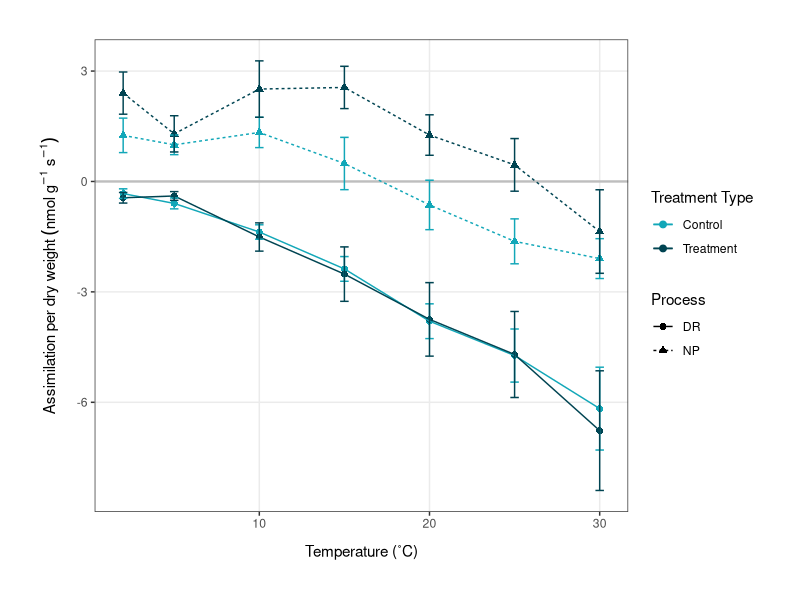
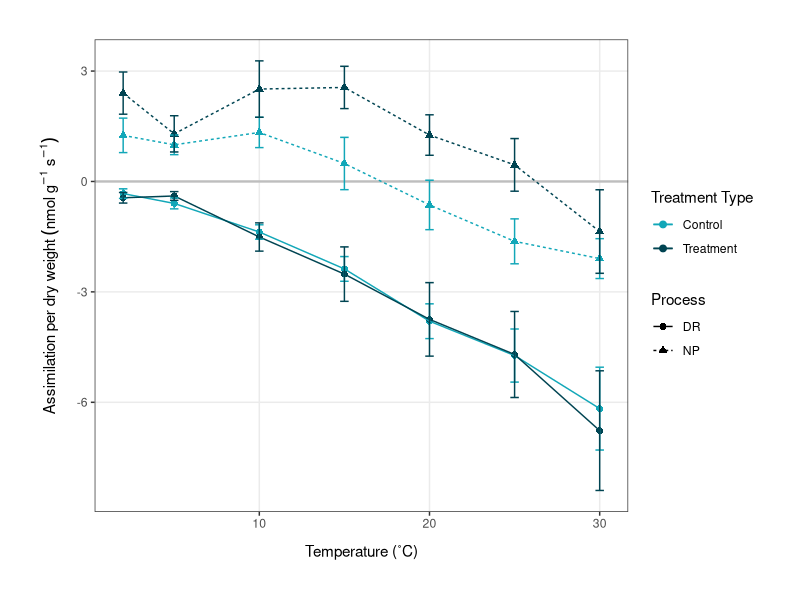

The R source for these figures, in order: (Note: this script raises an error after producing the figures.)
# Plots for dissertation 
# Emma Gemal, s1758915@sms.ed.ac.uk
# University of Edinburgh 

### Library ----
library(tidyverse)

### Temperature Response Curves ----
avgdata <- read.csv("Data/np_dr_averages.csv", header = TRUE)
str(avgdata)

avgdata <- avgdata %>% 
              mutate(treatment_type = as.factor(treatment_type),
                     type = as.factor(type))
str(avgdata)

# plotting temperature response curves using dry weight  
(dw_plot <- ggplot(avgdata, aes(x = temp, y = avgDW, color = treatment_type)) +
              geom_hline(yintercept = 0, color = "grey", size = 0.8) +  # optional to keep              
              geom_point(aes(shape = type), size = 2) +
              geom_line(aes(linetype = type)) +
              ylab(label = expression(Assimilation~per~dry~weight~(nmol~g^-1~s^-1))) +
              xlab(label = "Temperature (˚C)") +              
              geom_errorbar(aes(ymin = avgDW-se_DW, ymax = avgDW+se_DW), width = 0.5) +
              theme_bw() +
              theme(axis.title.x = 
                      element_text(margin = margin(t = 10, r = 0, b = 0, l = 0)),
                    axis.title.y = 
                      element_text(margin = margin(t = 0, r = 10, b = 0, l = 0)),
                    panel.grid.minor = element_blank()) +
              theme(plot.margin = unit(c(1, 1, 1, 1), "cm")) + 
              scale_color_manual(values = c("#12A7B8", "#004452"),
                                 name = c("Treatment Type", "Process"),
                                 labels = c("Control", "Treatment")) +
              scale_linetype_discrete(name = c("Process", "Treatment Type")) +
              scale_shape_discrete(name = c("Process", "Treatment Type")))  

ggsave("Figures/t_response_DW.png", plot = dw_plot, 
       width = 6.8, height = 5.2, units = "in")

# plotting curves using chlorophyll content 
(chl_plot <- ggplot(avgdata, aes(x = temp, y = avgChl, color = treatment_type)) +
                geom_hline(yintercept = 0, color = "grey", size = 0.8) +  # optional to keep              
                geom_point(aes(shape = type), size = 2) +
                geom_line(aes(linetype = type)) +
                geom_errorbar(aes(ymin = avgChl-se_Chl, ymax = avgChl+se_Chl), width = 0.5) +
                ylab(label = 
                       expression(Assimilation~per~chlorophyll~content~(nmol~mg^-1~s^-1))) +
                xlab(label = "Temperature (˚C)") +              
                theme_bw() +
                theme(axis.title.x = 
                        element_text(margin = margin(t = 10, r = 0, b = 0, l = 0)),
                      axis.title.y = 
                        element_text(margin = margin(t = 0, r = 7, b = 0, l = 0)), 
                        panel.grid.minor = element_blank()) +
                theme(plot.margin = unit(c(1, 1, 1, 1), "cm")) + 
                scale_color_manual(values = c("#12A7B8", "#004452"),
                                   name = c("Treatment Type", "Process"),
                                   labels = c("Control", "Treatment")) +
                scale_linetype_discrete(name = c("Process", "Treatment Type")) +
                scale_shape_discrete(name = c("Process", "Treatment Type")) +
                scale_y_continuous(breaks = seq(-20, 10, 5)))

ggsave("Figures/t_response_chl.png", plot = chl_plot, 
      width = 6.8, height = 5.2, units = "in")


### Carbon Gain Efficiency ----
cgain <- read.csv("Data/c_gain_long.csv") 

str(cgain)

# making stacked plots of DR:NP 
(stacked_both <- ggplot(cgain, aes(x = temp, y = percent, fill = type)) +
                    geom_bar(position = "fill", stat = "identity") +
                    ylab(label = "Carbon Use Efficiency (%)") +
                    xlab(label = "Temperature (˚C)") +              
                    facet_wrap(~treatment_type, nrow = 1) +
                    theme_bw() +
                    theme(axis.title.x = 
                            element_text(margin = margin(t = 10, r = 0, b = 0, l = 0)),
                          axis.title.y = 
                            element_text(margin = margin(t = 0, r = 5, b = 0, l = 0))) +
                    theme(plot.margin = unit(c(1, 1, 1, 1), "cm"),
                          panel.spacing = unit(1, "cm")) + 
                    scale_fill_manual(values = c("#FF6D33", "#7A292A"),
                                      name = "Process") +  # could change the name 
                    scale_y_continuous(expand = expansion(mult = c(0, 0.01)),
                                       labels = scales::percent_format(suffix = "")))  # OR
               #    scale_y_continuous(expand = c(0,0)))

ggsave("Figures/c_gain_stacked.png", plot = stacked_both, 
       width = 7.5, height = 5, units = "in")


### Acclimation Ratios ----
ratios <- read.csv("Data/acclimation_ratios.csv")

(ratio_plot <- ggplot(ratios, aes(x = temp, y = DWt.c)) +
                  geom_point(aes(color = type, shape = type), size = 2.5, alpha = 0.9) +
                  geom_hline(yintercept = 1, linetype = "dotted") +
                  ylab(label = "Acclimation ratio") +
                  xlab(label = "Temperature (˚C)") +
                  theme_bw() +
                  theme(axis.title.x = 
                          element_text(margin = margin(t = 10, r = 0, b = 0, l = 0)),
                        axis.title.y = 
                          element_text(margin = margin(t = 0, r = 10, b = 0, l = 0)),
                        panel.grid.minor = element_blank()) +
                  theme(plot.margin = unit(c(1, 1, 1, 1), "cm")) +
                  scale_color_manual(values = c("#FF6D33", "#7A292A"),
                                     name = "Process") +
                  scale_shape_discrete(name = "Process") + # can change the name
                  scale_y_continuous(limits = c(0, 6)))

ggsave("Figures/acclim_ratio_plot.png", plot = ratio_plot, 
       width = 6.5, height = 5, units = "in")


### Light Response Curves ----
light <- read.csv("Data/full_light_responses.csv") 
str(light)

# calculating averages, standard deviation and standard error
light_sum <- light %>% 
                group_by(Lcuv, treatment_type) %>% 
                summarise(avgCO2 = mean(CO2),
                          sdCO2 = sd(CO2)) %>% 
                mutate(seCO2 = sdCO2/sqrt(3)) %>% 
                na.omit()

# plotting the light response curves
(light_plots <- ggplot(light_sum, aes(x = Lcuv, y = avgCO2)) +
                  geom_hline(yintercept = 0, size = 0.5, linetype = "dotted") +               
                  geom_point(aes(color = treatment_type), size = 2.2) +
                  geom_line(aes(color = treatment_type)) +
                  geom_errorbar(aes(ymin = avgCO2-seCO2, ymax = avgCO2+seCO2, 
                                    color = treatment_type, width = 20), alpha = 0.8) + 
                  ylab(label = expression(paste(
                       "\u0394", "CO"[2], " (rel. ppm)"))) +  # check units 
                  xlab(label = expression(paste(
                       "PPFD ", "(µmol ", "m"^-2, " s"^-1, ")"))) +
                  theme_bw() +
                  theme(panel.grid.minor = element_blank(),
                        axis.title.x = 
                          element_text(margin = margin(t = 10, r = 0, b = 0, l = 0))) +
                  theme(plot.margin = unit(c(1, 1, 1, 1), "cm")) +
                  scale_color_manual(values = c("#12A7B8", "#004452"),
                                     name = "Treatment Type",
                                     labels = c("Control", "Treatment"))) 

ggsave("Figures/light_response.png", plot = light_plots, 
       width = 7, height = 5.5, units = "in")


### Climate Data ----
climate <- read.csv("Data/climate_combo.csv")

# creating summary data 
sum_year <- climate %>% 
              group_by(year) %>% 
              summarise(avg_temp = mean(temp),
                        min_temp = min(temp),
                        max_temp = max(temp))

sum_year_long <- sum_year %>% 
                    pivot_longer(cols = c(2:4),
                                 names_to = "type",
                                 values_to = "temp")

# plotting the average, minimum and maximum temperature over time (by year) 
minor <- seq(2004, 2016, by = 4)   # making minor gridlines for the plot 

(temp_year <- ggplot(sum_year_long, aes(x = year, y = temp, 
                                        color = type, shape = type)) +
                geom_vline(xintercept = minor, color = "grey92") +                 
                geom_point(size = 2.5) +  
                geom_line(aes(group = type)) +
                geom_hline(yintercept = 0, linetype = "dashed") +
                ylab(label = "Temperature (˚C)") +
                xlab(label = "Year") +
                theme_bw() +
                theme(axis.text.x = element_text(angle = 60, hjust = 1),
                      panel.grid.minor = element_blank(),
                      panel.grid.major.x = element_blank(),
                      legend.title = element_blank(),
                      axis.title.x = 
                        element_text(margin = margin(t = 10, r = 0, b = 0, l = 0)),
                      axis.title.y = 
                        element_text(margin = margin(t = 0, r = 10, b = 0, l = 0))) +
                theme(plot.margin = unit(c(1, 1, 1, 1), "cm")) +
                scale_color_manual(values = c("#004452", "#B5BA4F", "#FF6D33"),
                                   labels = c("Mean", "Maximum", "Minimum")) + 
                scale_shape_discrete(labels = c("Mean", "Maximum", "Minimum")) +
                scale_x_continuous(n.breaks = 8))

ggsave("Figures/climate_plot_year.png", plot = temp_year, 
       width = 6.5, height = 5.5, units = "in")

# adding the mixed effects model to the plot 
library(ggeffects)

temp_month_season <- lmer(temp ~ year + (1|month) + (1|season), data = climate, REML = F)

# creating model predictions 
pred.mm <- ggpredict(temp_month_season, terms = c("year"))  

# plotting the predictions 
(ggplot(pred.mm) + 
    geom_line(aes(x = x, y = predicted)) +          # slope
    geom_ribbon(aes(x = x, ymin = predicted - std.error, ymax = predicted + std.error), 
                fill = "lightgrey", alpha = 0.5) +  # error band
    geom_point(size = 2.5, data = sum_year_long, aes(x = year, y = temp, 
                                              color = type, shape = type)))
    

### Old Code for Data Creation ----
#### creating c_gain_long.csv
cgain <- read.csv("c_gain_efficiency.csv")
# separating the control and treatment data 
control_dw <- cgain[cgain$treatment_type == "control", ]
treatment_dw <- cgain[cgain$treatment_type == "treatment", ]

# putting dark respiration and net photosynthesis values into a long column 
control_perc_long <- control_dw %>% 
  gather(type, percent, 5:6) %>% 
  mutate(type = case_when(type == "DRperc_DW" ~ "DR",
                          type == "NPperc_DW" ~ "NP"))
control_ratio_long <- control_dw %>% 
  gather(type, ratio, 3:4) %>% 
  mutate(type = case_when(type == "DRratio_DW" ~ "DR",
                          type == "NPratio_DW" ~ "NP"))
control_long_combo <- full_join(control_perc_long, control_ratio_long) %>% 
  dplyr::select(c("temp", "GP_DW", "treatment_type",
                  "type", "percent", "ratio"))

treatment_perc_long <- treatment_dw %>% 
  gather(type, percent, 5:6) %>% 
  mutate(type = case_when(type == "DRperc_DW" ~ "DR",
                          type == "NPperc_DW" ~ "NP"))
treatment_ratio_long <- treatment_dw %>% 
  gather(type, ratio, 3:4) %>% 
  mutate(type = case_when(type == "DRratio_DW" ~ "DR",
                          type == "NPratio_DW" ~ "NP"))
treatment_long_combo <- full_join(treatment_perc_long, treatment_ratio_long) %>% 
  dplyr::select(c("temp", "GP_DW", "treatment_type",
                  "type", "percent", "ratio"))

# combining treatments for plotting
cgain_combo <- full_join(treatment_long_combo, control_long_combo)
write.csv(cgain_combo, "Data/c_gain_long.csv", row.names = FALSE) 



#### creating climate_combo.csv 
# loading the data
climate2011 <- read.csv("Data/climate_long_2011-2018.csv")
climate2004 <- read.csv("Data/climate_long_2004-2010.csv")

## Data manipulation for 2011-2018 
head(climate2011)
str(climate2011)
summary(climate2011)

climate2011 <- climate2011 %>% 
  na.omit() %>%   # removing NA's
  filter(rH > 0) %>%  # removing incorrect rH values 
  rename(year = Year,
         temp = Temp) %>%  # renaming columns (lowercase)
  mutate(VPD = as.numeric(VPD)) # changing VPD to numeric 
str(climate2011)

# adding season column
climate2011 <- climate2011 %>% 
  mutate(season = case_when(year == "2011" & month == "11" ~ "2011/12",
                            year == "2011" & month == "12" ~ "2011/12",
                            year == "2012" & month == "1" ~ "2011/12",
                            year == "2012" & month == "11" ~ "2012/13",
                            year == "2012" & month == "12" ~ "2012/13",
                            year == "2013" & month == "1" ~ "2012/13",
                            year == "2013" & month == "11" ~ "2013/14",
                            year == "2013" & month == "12" ~ "2013/14",
                            year == "2014" & month == "1" ~ "2013/14",
                            year == "2014" & month == "11" ~ "2014/15",
                            year == "2014" & month == "12" ~ "2014/15",
                            year == "2015" & month == "1" ~ "2014/15",
                            year == "2015" & month == "11" ~ "2015/16",
                            year == "2015" & month == "12" ~ "2015/16",
                            year == "2016" & month == "1" ~ "2015/16",
                            year == "2016" & month == "11" ~ "2016/17",
                            year == "2016" & month == "12" ~ "2016/17",
                            year == "2017" & month == "1" ~ "2016/17",
                            year == "2017" & month == "11" ~ "2017/18",
                            year == "2017" & month == "12" ~ "2017/18",
                            year == "2018" & month == "1" ~ "2017/18")) %>% 
  mutate(season = as.factor(season))

# removing 2012/13 season
climate2011 <- climate2011[!(climate2011$season == "2012/13"), ]

# fixing the time column to allow for easy change to POSIX class
climate2011 <- climate2011 %>% 
  mutate(real_time = case_when(time == 0 ~ "00:00",
                               time == 100 ~ "01:00",
                               time == 200 ~ "02:00",
                               time == 300 ~ "03:00",
                               time == 400 ~ "04:00",
                               time == 500 ~ "05:00",
                               time == 600 ~ "06:00",
                               time == 700 ~ "07:00",
                               time == 800 ~ "08:00",
                               time == 900 ~ "09:00",
                               time == 1000 ~ "10:00",
                               time == 1100 ~ "11:00",
                               time == 1200 ~ "12:00",
                               time == 1300 ~ "13:00",
                               time == 1400 ~ "14:00",
                               time == 1500 ~ "15:00",
                               time == 1600 ~ "16:00",
                               time == 1700 ~ "17:00",
                               time == 1800 ~ "18:00",
                               time == 1900 ~ "19:00",
                               time == 2000 ~ "20:00",
                               time == 2100 ~ "21:00",
                               time == 2200 ~ "22:00",
                               time == 2300 ~ "23:00"))

# creating date and date + time columns for time series plotting
climate2011 <- climate2011 %>% 
  unite("date", c("year", "month", "day"), remove = FALSE, sep = "-") %>% 
  unite("date_time", c("date", "real_time"), remove = FALSE, sep = " ") %>% 
  mutate(date = as.Date(date)) %>% 
  mutate(date_time = as.POSIXct(date_time, format = "%Y-%m-%d %H:%M"))
str(climate2011)

## Data manipulation for 2004-2010
head(climate2004)
str(climate2004)
summary(climate2004)

climate2004 <- climate2004 %>% 
  na.omit() %>%  # removing NA's
  mutate(date_time = as.POSIXct(date_time,   # changing to POSIX class
                                format = "%d/%m/%Y %H:%M")) 
str(climate2004)

# adding season column
climate2004$year <- format(climate2004$date_time, format = "%Y")
climate2004$month <- format(climate2004$date_time, format = "%m")
climate2004$day <- format(climate2004$date_time, format = "%d")

climate2004 <- climate2004 %>% 
  mutate(season = case_when(year == "2004" & month == "11" ~ "2004/5",
                            year == "2004" & month == "12" ~ "2004/5",
                            year == "2005" & month == "1" ~ "2005/6",
                            year == "2005" & month == "11" ~ "2005/6",
                            year == "2005" & month == "12" ~ "2005/6",
                            year == "2006" & month == "1" ~ "2006/7",
                            year == "2006" & month == "11" ~ "2006/7",
                            year == "2006" & month == "12" ~ "2006/7",
                            year == "2007" & month == "1" ~ "2007/8",
                            year == "2007" & month == "11" ~ "2007/8",
                            year == "2007" & month == "12" ~ "2007/8",
                            year == "2008" & month == "1" ~ "2008/9",
                            year == "2008" & month == "11" ~ "2008/9",
                            year == "2008" & month == "12" ~ "2008/9",
                            year == "2009" & month == "1" ~ "2009/10",
                            year == "2009" & month == "11" ~ "2009/10",
                            year == "2009" & month == "12" ~ "2009/10",
                            year == "2010" & month == "1" ~ "2010/11",
                            year == "2010" & month == "11" ~ "2010/11",
                            year == "2010" & month == "12" ~ "2010/11")) %>% 
  mutate(season = as.factor(season))

## Combining data frames 
str(climate2011)
str(climate2004)

# making year and month integers for 'climate2004' 
climate2004 <- climate2004 %>% 
  mutate(year = as.integer(year)) %>% 
  mutate(month = as.integer(month)) %>% 
  mutate(day = as.integer(day))

combo <- full_join(climate2004, climate2011)

# removing unnecessary columns
combo <- combo %>% 
  dplyr::select(date_time, temp, rH, year, month, day, season)

write.csv(combo, "Data/climate_combo.csv", row.names = FALSE) 
